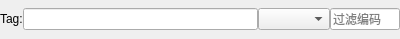
<?xml version="1.0" encoding="UTF-8"?>
<ui version="4.0">
 <class>Form</class>
 <widget class="QWidget" name="Form">
  <property name="geometry">
   <rect>
    <x>0</x>
    <y>0</y>
    <width>400</width>
    <height>39</height>
   </rect>
  </property>
  <property name="windowTitle">
   <string>Form</string>
  </property>
  <layout class="QVBoxLayout" name="verticalLayout">
   <property name="spacing">
    <number>0</number>
   </property>
   <property name="leftMargin">
    <number>0</number>
   </property>
   <property name="topMargin">
    <number>0</number>
   </property>
   <property name="rightMargin">
    <number>0</number>
   </property>
   <property name="bottomMargin">
    <number>0</number>
   </property>
   <item>
    <layout class="QHBoxLayout" name="horizontalLayout">
     <property name="spacing">
      <number>0</number>
     </property>
     <item>
      <widget class="QLabel" name="label_tag">
       <property name="maximumSize">
        <size>
         <width>50</width>
         <height>16777215</height>
        </size>
       </property>
       <property name="text">
        <string>Tag:</string>
       </property>
      </widget>
     </item>
     <item>
      <widget class="QLineEdit" name="lineEdit_content"/>
     </item>
     <item>
      <widget class="QComboBox" name="comboBox">
       <property name="maximumSize">
        <size>
         <width>100</width>
         <height>16777215</height>
        </size>
       </property>
      </widget>
     </item>
     <item>
      <widget class="QLineEdit" name="lineEdit_filter">
       <property name="maximumSize">
        <size>
         <width>70</width>
         <height>16777215</height>
        </size>
       </property>
       <property name="placeholderText">
        <string>过滤编码</string>
       </property>
      </widget>
     </item>
    </layout>
   </item>
  </layout>
 </widget>
 <resources/>
 <connections/>
</ui>
